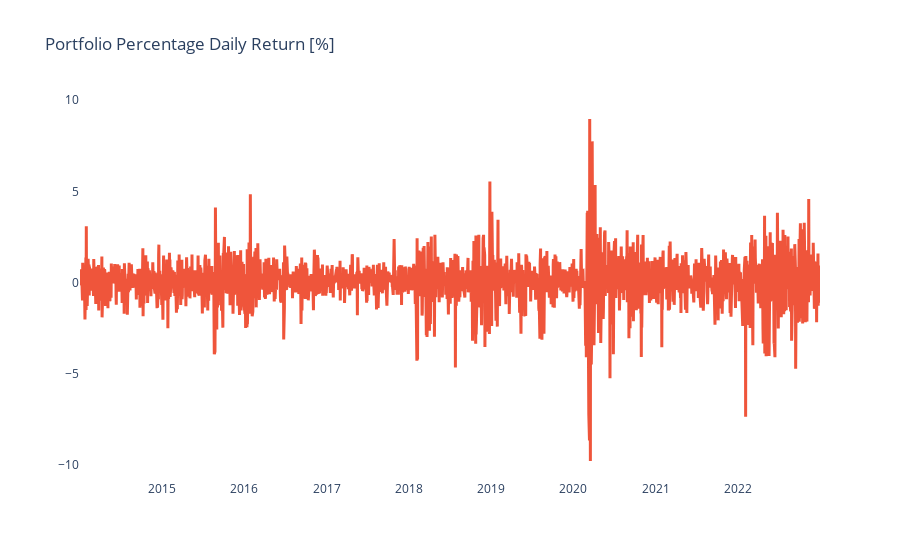
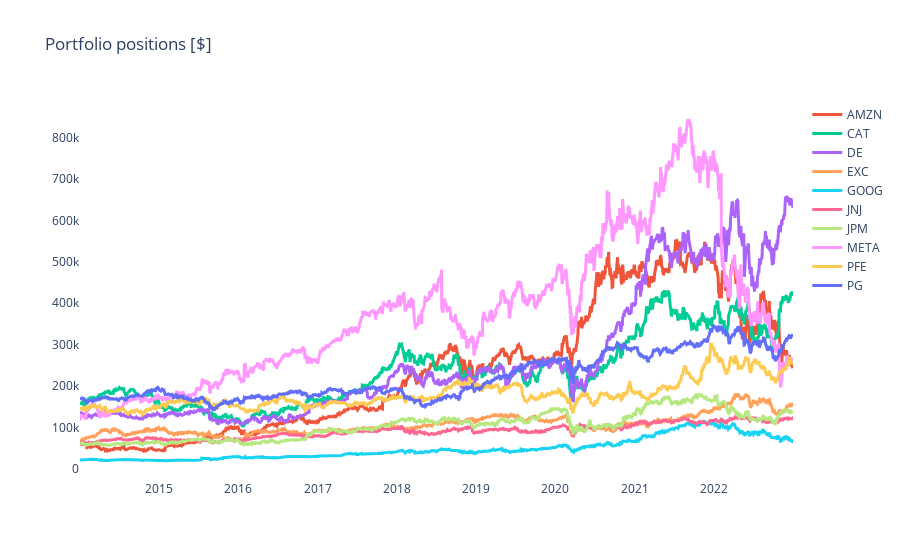
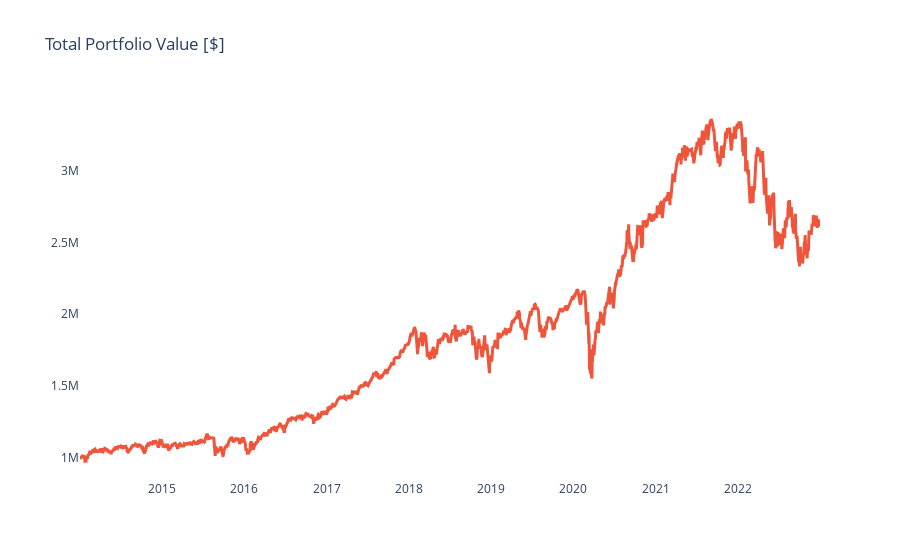

These figures' notebook cell, in order:
### Code cell
# Define a function that performs interactive data visualization using Plotly Express
def plot_financial_data(df, title):

    fig = px.line(title = title)
    # For loop that plots all stock prices in the pandas dataframe df
    for i in df.columns[0:]:
        fig.add_scatter(x = df.index, y = df[i], name = i)
        fig.update_traces(line_width = 3)
        fig.update_layout({'plot_bgcolor': "white"})
    fig.show()

# Plot the portfolio percentage daily return
plot_financial_data(portfolio_df[['Portfolio Daily Return [%]']], 'Portfolio Percentage Daily Return [%]')

# Plot each stock position in our portfolio over time
# This graph shows how our initial investment in each individual stock grows over time
plot_financial_data(portfolio_df.drop(['Portfolio Value [$]', 'Portfolio Daily Return [%]'], axis = 1), 'Portfolio positions [$]')

# Plot the total daily value of the portfolio (sum of all positions)
plot_financial_data(portfolio_df[['Portfolio Value [$]']], 'Total Portfolio Value [$]')

### Figure 1 — Plotly figure (JSON) as saved in the notebook; plotly's stock layout.template omitted (floating-point values rounded to 4 significant figures; data arrays with more than 128 entries replaced by an {"elided": "..."} marker saying what was removed)
{"data": [{"hovertemplate": "<extra></extra>", "legendgroup": "", "line": {"color": "#636efa", "dash": "solid", "width": 3}, "marker": {"symbol": "circle"}, "mode": "lines", "name": "", "orientation": "v", "showlegend": false, "type": "scatter", "xaxis": "x", "yaxis": "y"}, {"line": {"width": 3}, "name": "Portfolio Daily Return [%]", "type": "scatter", "x": {"elided": "2266 str values"}, "y": {"elided": "2266 float values"}}], "layout": {"legend": {"tracegroupgap": 0}, "plot_bgcolor": "white", "title": {"text": "Portfolio Percentage Daily Return [%]"}, "xaxis": {"anchor": "y", "domain": [0, 1]}, "yaxis": {"anchor": "x", "domain": [0, 1]}}}

### Figure 2 — Plotly figure (JSON) as saved in the notebook; plotly's stock layout.template omitted (floating-point values rounded to 4 significant figures; data arrays with more than 128 entries replaced by an {"elided": "..."} marker saying what was removed)
{"data": [{"hovertemplate": "<extra></extra>", "legendgroup": "", "line": {"color": "#636efa", "dash": "solid", "width": 3}, "marker": {"symbol": "circle"}, "mode": "lines", "name": "", "orientation": "v", "showlegend": false, "type": "scatter", "xaxis": "x", "yaxis": "y"}, {"line": {"width": 3}, "name": "AMZN", "type": "scatter", "x": {"elided": "2266 str values"}, "y": {"elided": "2266 float values"}}, {"line": {"width": 3}, "name": "CAT", "type": "scatter", "x": {"elided": "2266 str values"}, "y": {"elided": "2266 float values"}}, {"line": {"width": 3}, "name": "DE", "type": "scatter", "x": {"elided": "2266 str values"}, "y": {"elided": "2266 float values"}}, {"line": {"width": 3}, "name": "EXC", "type": "scatter", "x": {"elided": "2266 str values"}, "y": {"elided": "2266 float values"}}, {"line": {"width": 3}, "name": "GOOG", "type": "scatter", "x": {"elided": "2266 str values"}, "y": {"elided": "2266 float values"}}, {"line": {"width": 3}, "name": "JNJ", "type": "scatter", "x": {"elided": "2266 str values"}, "y": {"elided": "2266 float values"}}, {"line": {"width": 3}, "name": "JPM", "type": "scatter", "x": {"elided": "2266 str values"}, "y": {"elided": "2266 float values"}}, {"line": {"width": 3}, "name": "META", "type": "scatter", "x": {"elided": "2266 str values"}, "y": {"elided": "2266 float values"}}, {"line": {"width": 3}, "name": "PFE", "type": "scatter", "x": {"elided": "2266 str values"}, "y": {"elided": "2266 float values"}}, {"line": {"width": 3}, "name": "PG", "type": "scatter", "x": {"elided": "2266 str values"}, "y": {"elided": "2266 float values"}}], "layout": {"legend": {"tracegroupgap": 0}, "plot_bgcolor": "white", "title": {"text": "Portfolio positions [$]"}, "xaxis": {"anchor": "y", "domain": [0, 1]}, "yaxis": {"anchor": "x", "domain": [0, 1]}}}

### Figure 3 — Plotly figure (JSON) as saved in the notebook; plotly's stock layout.template omitted (floating-point values rounded to 4 significant figures; data arrays with more than 128 entries replaced by an {"elided": "..."} marker saying what was removed)
{"data": [{"hovertemplate": "<extra></extra>", "legendgroup": "", "line": {"color": "#636efa", "dash": "solid", "width": 3}, "marker": {"symbol": "circle"}, "mode": "lines", "name": "", "orientation": "v", "showlegend": false, "type": "scatter", "xaxis": "x", "yaxis": "y"}, {"line": {"width": 3}, "name": "Portfolio Value [$]", "type": "scatter", "x": {"elided": "2266 str values"}, "y": {"elided": "2266 float values"}}], "layout": {"legend": {"tracegroupgap": 0}, "plot_bgcolor": "white", "title": {"text": "Total Portfolio Value [$]"}, "xaxis": {"anchor": "y", "domain": [0, 1]}, "yaxis": {"anchor": "x", "domain": [0, 1]}}}
